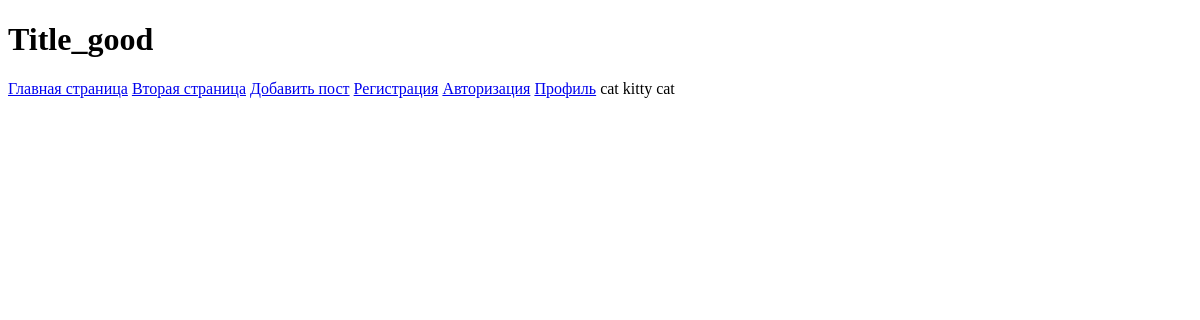
Page /post/1 (signed in) on the committed database.
### tables this page shows
CREATE TABLE posts (
    id INTEGER PRIMARY KEY AUTOINCREMENT,
    title text NOT NULL UNIQUE,
    content text NOT NULL,
    pub_date integer NOT NULL
);

CREATE TABLE mainmenu (
    id INTEGER PRIMARY KEY AUTOINCREMENT,
    title TEXT NOT NULL,
    url TEXT NOT NULL
);

### flaskapp.py (the view)
@app.route('/post/<int:post_id>')
@login_required
def post_content(post_id):
    fdb = FlaskDataBase(get_db())
    title, content = fdb.get_post_content(post_id)
    if not title:
        abort(404)
    return render_template('post.html', menu_url=fdb.get_menu(), title=title, content=content)

### flask_database.py (called while the page is built)
    def get_menu(self):
        query = "SELECT * from mainmenu"
        try:
            self.__cur.execute(query)
            res = self.__cur.fetchall()
            if res:
                return res
        except Exception as e:
            print(f"Unexpected exception {e}")
        return []

    def get_post_content(self, post_id):
        try:
            self.__cur.execute(
                f"SELECT title, content FROM posts WHERE id = {post_id}"
            )
            res = self.__cur.fetchone()
            if res:
                return res
        except sqlite3.Error as e:
            print(f"Exception in getting post by id {post_id}: {e}")
        return False, False

    def get_user(self, user_id):
        try:
            self.__cur.execute(
                f'SELECT * FROM users WHERE id = {user_id} LIMIT 1'
            )
            res = self.__cur.fetchone()
            if not res:
                print("A user not found")
                return False
            return res
        except sqlite3.Error as e:
            print(f"Exception in getting user by id {user_id}: {e}")
        return False, False

### flaskapp.py (called while the page is built)
@login_manager.user_loader
def load_user(user_id):
    fdb = FlaskDataBase(get_db())
    print("load_user")
    return UserLogin().from_db(user_id, fdb)

def connect_db():
    conn = sqlite3.connect(app.config['DATABASE'])
    conn.row_factory = sqlite3.Row
    return conn

def get_db():
    if not hasattr(g, 'link_db'):
        g.link_db = connect_db()
    return g.link_db

### user_login.py (called while the page is built)
    def from_db(self, user_id, db):
        self.__user = db.get_user(user_id)
        return self

### templates/post.html
{% extends 'base.html' %}
{% block header %}
<h1>{{ title }}</h1>
{% endblock %}
{% block content %}
{{ content | safe }}
{% endblock %}

### templates/base.html (shortened to what this page needs)
<!doctype html>
<html lang="en">
<head>
    <link rel="stylesheet" href="{{ url_for('static', filename='css/style.css')}}">
</head>
<body>
{% block header %}{% endblock %}
{% for m in menu_url %}
<a href="{{ url_for(m.url) }}">{{ m.title }}</a>
{% endfor %}
{% block content %}
{% endblock %}
</body>
</html>

### rows in the picture
posts: title "Title_good", content "cat kitty cat"
mainmenu: title "Главная страница"
mainmenu: title "Вторая страница"
mainmenu: title "Добавить пост"
mainmenu: title "Регистрация"
mainmenu: title "Авторизация"
mainmenu: title "Профиль"
